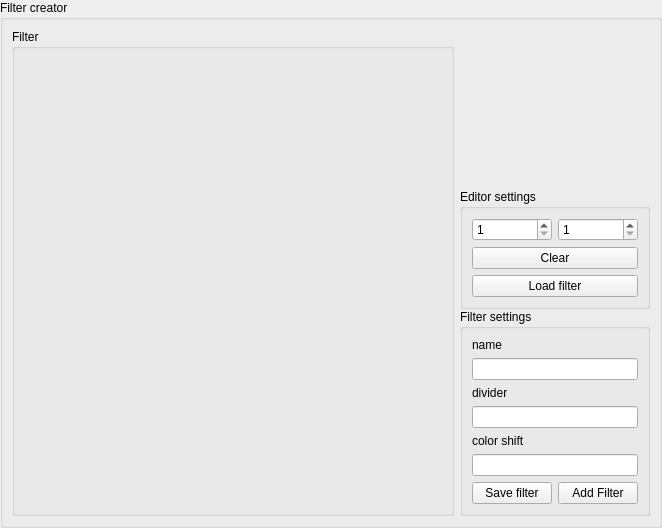
<?xml version="1.0" encoding="UTF-8"?>
<ui version="4.0">
 <class>Form</class>
 <widget class="QWidget" name="Form">
  <property name="geometry">
   <rect>
    <x>0</x>
    <y>0</y>
    <width>662</width>
    <height>528</height>
   </rect>
  </property>
  <property name="windowTitle">
   <string>Form</string>
  </property>
  <layout class="QVBoxLayout" name="verticalLayout">
   <property name="spacing">
    <number>0</number>
   </property>
   <property name="leftMargin">
    <number>0</number>
   </property>
   <property name="topMargin">
    <number>0</number>
   </property>
   <property name="rightMargin">
    <number>0</number>
   </property>
   <property name="bottomMargin">
    <number>0</number>
   </property>
   <item>
    <widget class="QGroupBox" name="groupBox">
     <property name="title">
      <string>Filter creator</string>
     </property>
     <layout class="QHBoxLayout" name="horizontalLayout_2">
      <item>
       <widget class="QGroupBox" name="filterGB">
        <property name="sizePolicy">
         <sizepolicy hsizetype="Expanding" vsizetype="Preferred">
          <horstretch>0</horstretch>
          <verstretch>0</verstretch>
         </sizepolicy>
        </property>
        <property name="title">
         <string>Filter</string>
        </property>
        <layout class="QGridLayout" name="filterLayout"/>
       </widget>
      </item>
      <item>
       <layout class="QVBoxLayout" name="verticalLayout_4">
        <property name="spacing">
         <number>0</number>
        </property>
        <item>
         <spacer name="verticalSpacer">
          <property name="orientation">
           <enum>Qt::Vertical</enum>
          </property>
          <property name="sizeHint" stdset="0">
           <size>
            <width>20</width>
            <height>40</height>
           </size>
          </property>
         </spacer>
        </item>
        <item>
         <widget class="QGroupBox" name="groupBox_4">
          <property name="title">
           <string>Editor settings</string>
          </property>
          <layout class="QVBoxLayout" name="verticalLayout_5">
           <item>
            <layout class="QHBoxLayout" name="horizontalLayout_3">
             <item>
              <widget class="QSpinBox" name="filter_h">
               <property name="minimum">
                <number>1</number>
               </property>
               <property name="maximum">
                <number>11</number>
               </property>
               <property name="singleStep">
                <number>2</number>
               </property>
              </widget>
             </item>
             <item>
              <widget class="QSpinBox" name="filter_w">
               <property name="minimum">
                <number>1</number>
               </property>
               <property name="maximum">
                <number>11</number>
               </property>
               <property name="singleStep">
                <number>2</number>
               </property>
              </widget>
             </item>
            </layout>
           </item>
           <item>
            <widget class="QPushButton" name="clear_filter">
             <property name="text">
              <string>Clear</string>
             </property>
            </widget>
           </item>
           <item>
            <widget class="QPushButton" name="load_filter">
             <property name="text">
              <string>Load filter</string>
             </property>
            </widget>
           </item>
          </layout>
         </widget>
        </item>
        <item>
         <widget class="QGroupBox" name="groupBox_3">
          <property name="sizePolicy">
           <sizepolicy hsizetype="Fixed" vsizetype="Preferred">
            <horstretch>0</horstretch>
            <verstretch>0</verstretch>
           </sizepolicy>
          </property>
          <property name="title">
           <string>Filter settings</string>
          </property>
          <layout class="QVBoxLayout" name="verticalLayout_3">
           <item>
            <layout class="QVBoxLayout" name="verticalLayout_2">
             <item>
              <widget class="QLabel" name="label_3">
               <property name="text">
                <string>name</string>
               </property>
              </widget>
             </item>
             <item>
              <widget class="QLineEdit" name="filter_name"/>
             </item>
             <item>
              <widget class="QLabel" name="label">
               <property name="text">
                <string>divider</string>
               </property>
              </widget>
             </item>
             <item>
              <widget class="QLineEdit" name="divider"/>
             </item>
             <item>
              <widget class="QLabel" name="label_2">
               <property name="text">
                <string>color shift</string>
               </property>
              </widget>
             </item>
             <item>
              <widget class="QLineEdit" name="color_shift"/>
             </item>
             <item>
              <layout class="QHBoxLayout" name="horizontalLayout">
               <item>
                <widget class="QPushButton" name="save_filter">
                 <property name="text">
                  <string>Save filter</string>
                 </property>
                </widget>
               </item>
               <item>
                <widget class="QPushButton" name="add_filter">
                 <property name="text">
                  <string>Add Filter</string>
                 </property>
                </widget>
               </item>
              </layout>
             </item>
            </layout>
           </item>
          </layout>
         </widget>
        </item>
       </layout>
      </item>
     </layout>
    </widget>
   </item>
  </layout>
 </widget>
 <resources/>
 <connections/>
</ui>
